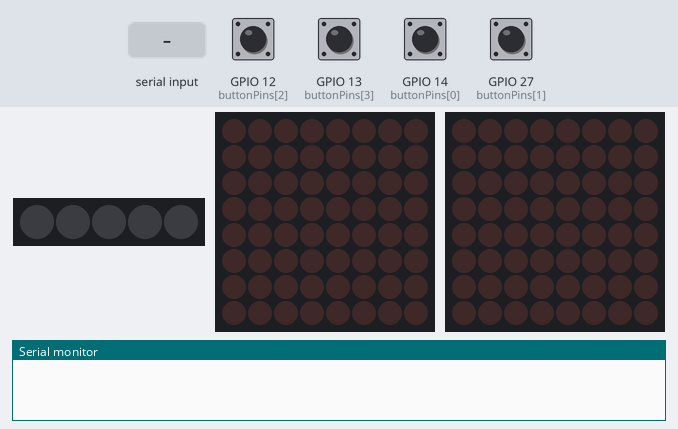
Simulated run of this sketch. Board: ESP32. On the bench: 5 RGB LEDs in strip order, left to right, 2 × 8×8 LED matrix, the last lines printed to the serial monitor. The inputs (shaded band) are chosen by the test bench; at power-on: GPIO 12 (buttonPins[2]), GPIO 13 (buttonPins[3]), GPIO 14 (buttonPins[0]), GPIO 27 (buttonPins[1]) HIGH. Nothing arrives over Bluetooth unless stated.

Above: at 1.7 s.
1.8 s: "start_game" received over the second serial link
At 2.8 s:
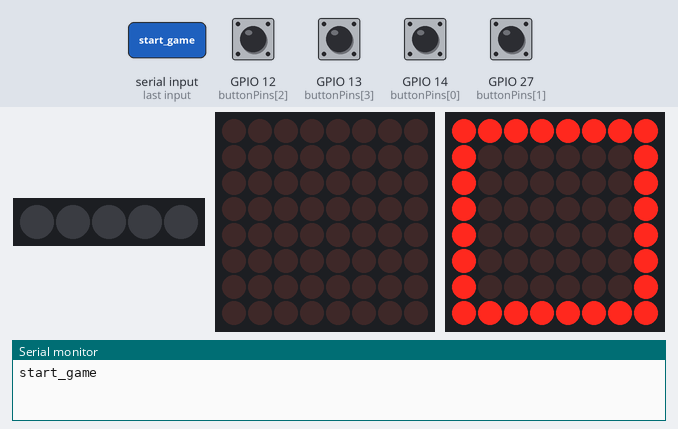
3.8 s: GPIO 12 (buttonPins[2]) pulled LOW for 0.15 s
At 4.5 s:
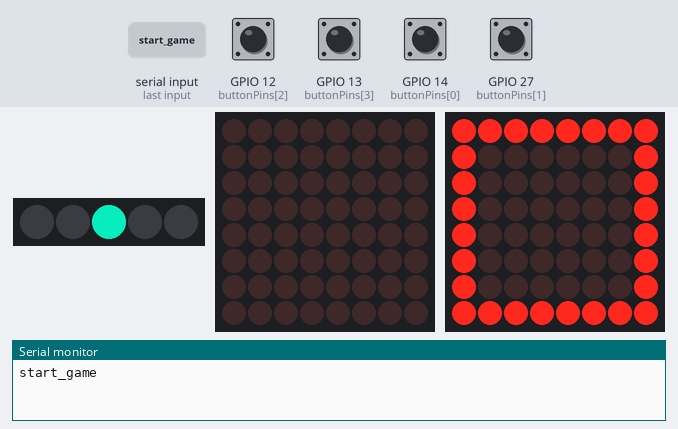
6.9 s: GPIO 13 (buttonPins[3]) pulled LOW for 0.15 s
At 8.5 s:
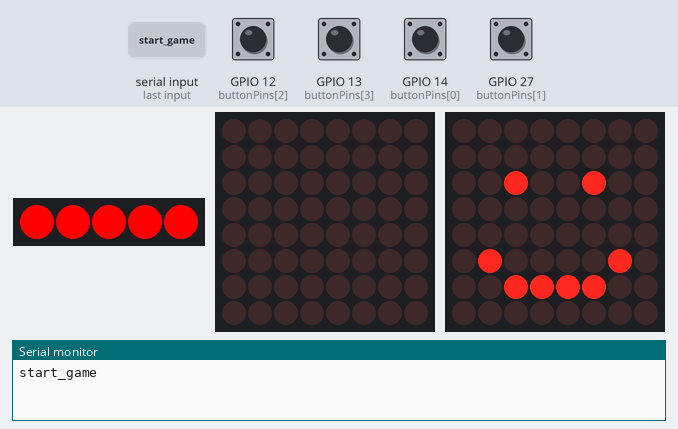
10.0 s: GPIO 14 (buttonPins[0]) pulled LOW for 1 s
At 12.3 s:
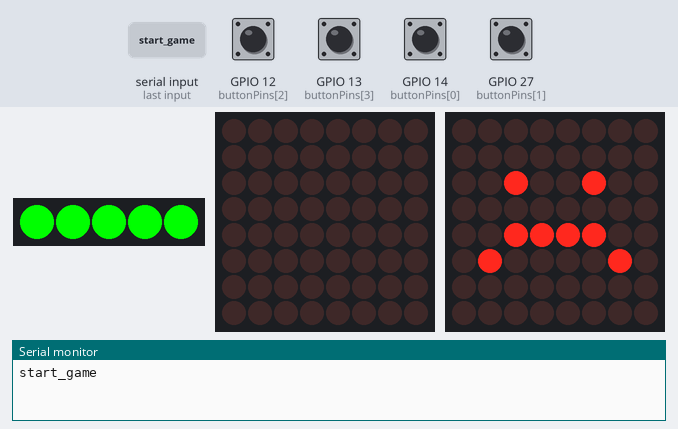
13.3 s: GPIO 27 (buttonPins[1]) pulled LOW for 1 s
At 16.3 s:
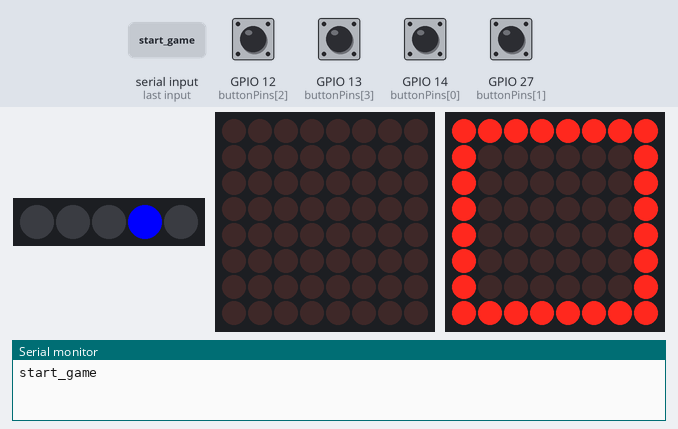
16.6 s: GPIO 12 (buttonPins[2]) pulled LOW for 1 s
At 20.9 s:
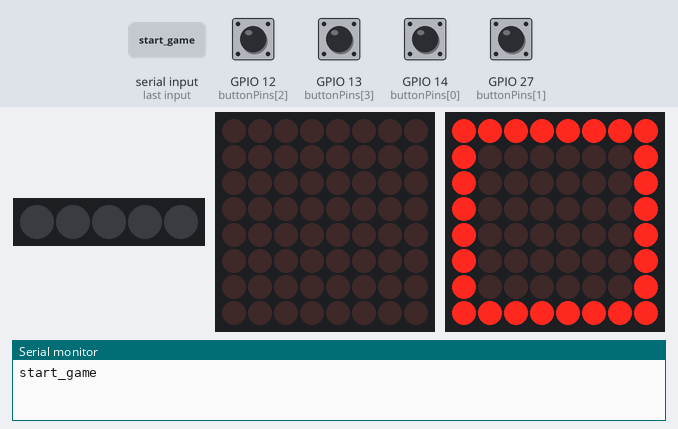
Timing chart, 0 to 21.6 s (numbered marks = the images above; inputs shaded):
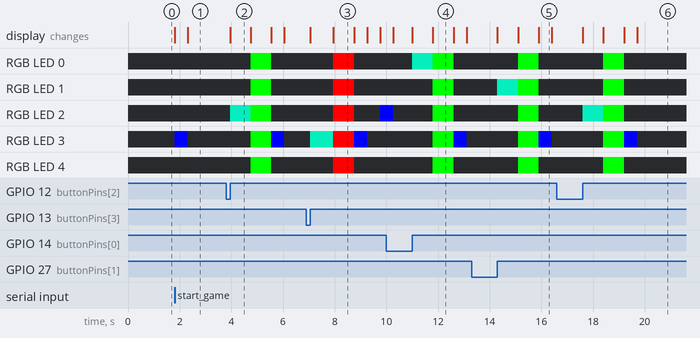

Measured:
- after the input at 1.8 s, RGB LED 3: off → RGB(0, 0, 255) at once, → off 0.50 s later; the display: first changes at once (image 1 shows a later state)
- after the input at 3.8 s, RGB LED 0, RGB LED 1, RGB LED 4: off → RGB(0, 255, 0) after 0.95 s, → off 0.80 s later; RGB LED 2: off → RGB(5, 200, 160) after 0.15 s, → RGB(0, 255, 0) 0.80 s later, → off 0.80 s later; RGB LED 3: off → RGB(0, 255, 0) after 0.95 s, → RGB(0, 0, 255) 0.80 s later, → off 0.50 s later
- after the input at 6.9 s, RGB LED 0, RGB LED 1, RGB LED 4: off → RGB(255, 0, 0) after 1.1 s, → off 0.80 s later; RGB LED 2: off → RGB(255, 0, 0) after 1.1 s, → off 0.80 s later, → RGB(0, 0, 255) 1.0 s later; RGB LED 3: off → RGB(5, 200, 160) after 0.15 s, → RGB(255, 0, 0) 0.90 s later, → RGB(0, 0, 255) 0.80 s later, → off 0.50 s later
- after the input at 13.3 s, RGB LED 0, RGB LED 2, RGB LED 4: off → RGB(0, 255, 0) after 1.8 s, → off 0.80 s later; RGB LED 1: off → RGB(5, 200, 160) after 1.0 s, → RGB(0, 255, 0) 0.80 s later, → off 0.80 s later; RGB LED 3: off → RGB(0, 255, 0) after 1.8 s, → RGB(0, 0, 255) 0.80 s later, → off 0.50 s later
- after the input at 16.6 s, RGB LED 0, RGB LED 1, RGB LED 4: off → RGB(0, 255, 0) after 1.8 s, → off 0.80 s later; RGB LED 2: off → RGB(5, 200, 160) after 1.0 s, → RGB(0, 255, 0) 0.80 s later, → off 0.80 s later; RGB LED 3: off → RGB(0, 255, 0) after 1.8 s, → RGB(0, 0, 255) 0.80 s later, → off 0.50 s later
- what the display in image 2 shows lasts 0.8 s, from 4.0 s to 4.8 s
- what the display in image 5 shows lasts 0.5 s, from 15.9 s to 16.4 s

The sketch:

POC_alternative.ino
```cpp
#include <MD_Parola.h>
#include <MD_MAX72xx.h>
#include <SPI.h>
#include <Adafruit_NeoPixel.h>
#include "BluetoothSerial.h"
#if !defined(CONFIG_BT_ENABLED) || !defined(CONFIG_BLUEDROID_ENABLED)
#error Bluetooth is not enabled! Please run `make menuconfig` to and enable it
#endif
//LedMatrix definitions
#define HARDWARE_TYPE MD_MAX72XX::FC16_HW
#define MAX_DEVICES 1
#define MATRIX_DATA_PIN 23
#define MATRIX_CLK_PIN 21
#define MATRIX_CS_PIN 22
MD_Parola parola = MD_Parola(HARDWARE_TYPE, MATRIX_CS_PIN, MAX_DEVICES);
MD_MAX72XX matrix = MD_MAX72XX(HARDWARE_TYPE, MATRIX_DATA_PIN, MATRIX_CLK_PIN, MATRIX_CS_PIN, MAX_DEVICES);


//Ledstrip (Adafruit neopixel) definitions
#define STRIP_PIN 15
#define NUM_LEDS 5
Adafruit_NeoPixel strip = Adafruit_NeoPixel(NUM_LEDS, STRIP_PIN, NEO_GRB + NEO_KHZ800);


//Mp3 board definitions
#include <HardwareSerial.h>
#define MP3_SERIAL_RX 16  // Connect to MP3 board TX
#define MP3_SERIAL_TX 17  // Connect to MP3 board RX
HardwareSerial mp3Serial(2);


//Bluetooth object
BluetoothSerial SerialBT;
String readBuffer = "";


//Buttons (order should correspond to this array)
const int buttonPins[NUM_LEDS] = {14, 27, 12, 13, 32};
//Setting initial values and recording button states
bool currentButtonStates [] = {true, true,true,true,true};
bool previousButtonStates [] = {true, true,true,true,true};
#define MIN_PRESS_TIME 40


//Used as a previous button presses debugging. counts individual button presses
unsigned int buttonPress_counters [] = {0,0,0,0,0};
//Used as a record of button presses times
unsigned long buttonPress_last_times [] = {0,0,0,0,0};
//to allow accessing last press duration as global
unsigned long last_press_duration= 0;

//Records previous machine state time to handle fluent transitions
int lastSignalTime = 0;

//Represents current sequence length SHOWING
int currentIndex = 0;

//Represents current sequence length READING
int readIndex = 0;

//Holds current intial game sequence start time
unsigned long startTime;

//Holds the current entered sequence length (desired length of presses by user)
int currentSequenceLength = 1;

//Defining sequence(currently pre-defined)
#define MAX_SEQUENCE_LENGTH 5
byte sequence[MAX_SEQUENCE_LENGTH] = {3,2,1,0,4};


//Alternating bool for short blink effect when displaying sequence
bool isLighting = true;


//Machine states
enum GAME_STATE{
  PLAY,
  READ,
  WON,
  LOST,
  MENU
};
//For obvious reasons game starts at MENU
GAME_STATE currentState  = MENU;

//Additional commands should be added for complex capabilities using BlueTooth connection via mobile device
enum COMMAND{
  START_GAME,
  NO_COMMAND
};


void setup()
{

  Serial.begin(115200);  // Begin the primary serial for debugging
  mp3Serial.begin(9600, SERIAL_8N1, MP3_SERIAL_RX, MP3_SERIAL_TX); // Begin the secondary serial to communicate with MP3 boa
  strip.begin();
  strip.show();
  SerialBT.begin("ESP32test"); //Bluetooth device name
  parola.begin();
  parola.displayClear();
  parola.setIntensity(0);
  matrix.begin();

  for (int i = 0; i < NUM_LEDS; i++) {
    pinMode(buttonPins[i], INPUT_PULLUP);
  }

}


void loop()
{

 switch(currentState)
  {
    case MENU:
      //for now check for bluetooth input from mobile device in MENU only
      checkBlueToothInputCommand();
      break;
    case PLAY:
      playSequence();
      break;
    case READ:
      readSequence();
      break;
    case WON:
      won();
      break;
    case LOST:
      gameOver();
      break;
    default:
    break;
  }

}

void checkBlueToothInputCommand()
{


  unsigned long currentTime = millis();  // Correct the type for millis()
  if(currentTime > lastSignalTime + 900)
  {
    while (SerialBT.available())
    {  // Read from Bluetooth Serial
      char c = SerialBT.read();
      readBuffer += c;
      Serial.print(c);
    }
    if (readBuffer.length() > 100) {  // Trim the buffer if it gets too long.
      readBuffer = readBuffer.substring(readBuffer.length() - 100);
    }

    if (readBuffer.indexOf("start_game") != -1) {  // If "start_game" is found in the buffer...
      readBuffer = "";  // Clear the string buffer to avoid processing the same command multiple times.
      currentState = PLAY;
      startTime = millis();
    }
  }
}

void playSequence()
{
  if(millis() > lastSignalTime + 500)
  {
      drawSquare();
    if(isLighting){
      lightLED(sequence[currentIndex]);
      playSongInFolder01(sequence[currentIndex]+1);
    currentIndex +=1;
    lastSignalTime = millis();
    isLighting = false;
    }
    else
    {
      lastSignalTime = millis();
      isLighting = true;
      clearLed();
      if(currentIndex >= currentSequenceLength)
    {
      currentState = READ;
      currentIndex = 0;
    }
    }

  }
}
void gameOver(){
  currentState = LOST;
  int currentTime = millis();
  if(currentTime > lastSignalTime + 800)
  {
    send_game_time();
    drawSadFace();
    strip.clear();
    playSongInFolder01(7);
    strip.setPixelColor(0, strip.Color(0, 255,0 ));
    strip.setPixelColor(1, strip.Color(0, 255,0 ));
    strip.setPixelColor(2, strip.Color(0, 255,0 ));
    strip.setPixelColor(3, strip.Color(0, 255,0 ));
    strip.setPixelColor(4, strip.Color(0, 255,0 ));
    strip.show();
    lastSignalTime = millis() + 300;
    currentState = PLAY;
  }

}

void won(){
  currentState = WON;
   int currentTime = millis();
  if(currentTime > lastSignalTime + 900)
  {
    send_game_time();
    drawSmileyFace();
    strip.clear();
    playSongInFolder01(6);
    strip.setPixelColor(0, strip.Color(255,0,0 ));
    strip.setPixelColor(1, strip.Color(255,0,0 ));
    strip.setPixelColor(2, strip.Color(255,0,0 ));
    strip.setPixelColor(3, strip.Color(255,0,0 ));
    strip.setPixelColor(4, strip.Color(255,0,0 ));
    strip.show();
    lastSignalTime = millis()+ 300;
    currentState = PLAY;
  }
}

void wonFin(){
  currentState = WON;
   int currentTime = millis();

  if(currentTime > lastSignalTime + 900)
  {
    drawSmileyFace();
    strip.clear();
    playSongInFolder01(6);
    strip.setPixelColor(0, strip.Color(255,0,0 ));
    strip.setPixelColor(1, strip.Color(255,0,0 ));
    strip.setPixelColor(2, strip.Color(255,0,0 ));
    strip.setPixelColor(3, strip.Color(255,0,0 ));
    strip.setPixelColor(4, strip.Color(255,0,0 ));
    strip.show();
    lastSignalTime = millis()+ 300;
    readBuffer = "";
    currentState = MENU;
    send_game_time();
  }
}

void lightLEDPressed(int ledNum)
{
  strip.clear();
  strip.setPixelColor(ledNum, strip.Color(5, 200,160 ));
  strip.show();
}


void readSequence()
{
  int currentTime = millis();
  if(currentTime > lastSignalTime + 500)
  {
    for(int button = 0; button<4 ; button++)
    {
    bool res = handle_button(button);
    if(res)
    {
      lightLEDPressed(button);
      if(sequence[readIndex] != button )
      {
        currentSequenceLength=1;
        readIndex=0;
        lastSignalTime = millis();
        playSongInFolder01(button+1);
        gameOver();

      }
      else
      {
        if(readIndex < currentSequenceLength - 1){
          playSongInFolder01(button+1);
          readIndex ++;
        }
        else{
          playSongInFolder01(button+1);
          currentSequenceLength ++;
          readIndex=0;
          lastSignalTime = millis();
          if(currentSequenceLength > 4)
          {
            currentSequenceLength = 1;
            wonFin();

          }
          else
          {
            won();
          }


        }
      }
    }

    }
  }

}

void playSignal(byte index)
{

}

void clearLed()
{
  strip.clear();
  strip.show();
}

void lightLED(int ledNum) {
  strip.clear();
  strip.setPixelColor(ledNum, strip.Color(0, 0,255 ));
  strip.show();
}

void mistake() {
  strip.setPixelColor(0, strip.Color(0, 255, 0));
  strip.show();
}

void success() {
  strip.setPixelColor(0, strip.Color(255, 0, 0));
  strip.show();
}

bool handle_button(byte button_index) { //handle a button
  bool previousButtonState = previousButtonStates[button_index];
  bool currentButtonState = digitalRead(buttonPins[button_index]);  // check button state's change

  if (currentButtonState != previousButtonState)  //if change is detected
  {
    previousButtonStates[button_index] = currentButtonState;       // save the last state of button
    if (currentButtonState == LOW && previousButtonState == HIGH)  //type of change - from released to pressed
    {
      buttonPress_last_times[button_index] = millis();
    } else {
      last_press_duration = millis() - buttonPress_last_times[button_index];
      if (last_press_duration > MIN_PRESS_TIME) {
        buttonPress_counters[button_index] = buttonPress_counters[button_index] + 1;
        return (true);
      }
    }
  }
  return (false);
}
void stopSong() {
  byte command[] = {0x7E, 0x02, 0x16, 0xEF};
  mp3Serial.write(command, sizeof(command));  // Send the stop command to the MP3 board
}

void playSongInFolder01(int songNumber) {
  //stopSong();  // First, stop any currently playing song
  byte command[] = {0x7E, 0x04, 0x42, 0x01, static_cast<byte>(songNumber), 0xEF};
  mp3Serial.write(command, sizeof(command));  // Then, send the command to play the new song
}

void send_game_time() {
  unsigned long currentTime = millis();
  unsigned long timeElapsed = currentTime - startTime; // startTime should be set when the game starts
  int secondsElapsed = timeElapsed / 1000;  // Convert milliseconds to seconds
  startTime = currentTime;
  String message = "end_game_time " + String(secondsElapsed);
  SerialBT.println(message);
}


// 1. Draws a smiley face
void drawSmileyFace() {
  matrix.clear();
  // Eyes
  matrix.setPoint(2, 2, true);
  matrix.setPoint(2, 5, true);

  // Mouth - smile
  matrix.setPoint(5, 1, true);
  matrix.setPoint(5, 6, true);
  matrix.setPoint(6, 2, true);
  matrix.setPoint(6, 3, true);
  matrix.setPoint(6, 4, true);
  matrix.setPoint(6, 5, true);

  matrix.update();
}

// 2. Draws a sad face
void drawSadFace() {
  matrix.clear();
  // Eyes
  matrix.setPoint(2, 2, true);
  matrix.setPoint(2, 5, true);

  // Mouth - sad
  matrix.setPoint(5, 1, true);
  matrix.setPoint(5, 6, true);
  matrix.setPoint(4, 2, true);
  matrix.setPoint(4, 3, true);
  matrix.setPoint(4, 4, true);
  matrix.setPoint(4, 5, true);

  matrix.update();
}

// 3. Draws a square
void drawSquare() {
  matrix.clear();
  // Horizontal lines
  for (int i = 0; i < 8; i++) {
    matrix.setPoint(0, i, true);
    matrix.setPoint(7, i, true);
  }

  // Vertical lines
  for (int j = 0; j < 8; j++) {
    matrix.setPoint(j, 0, true);
    matrix.setPoint(j, 7, true);
  }

  matrix.update();
}
```
